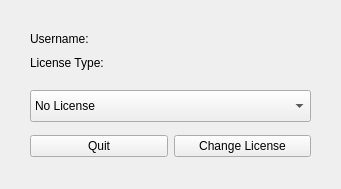
<?xml version="1.0" encoding="UTF-8"?>
<ui version="4.0">
 <class>accountWindow</class>
 <widget class="QWidget" name="accountWindow">
  <property name="geometry">
   <rect>
    <x>0</x>
    <y>0</y>
    <width>341</width>
    <height>189</height>
   </rect>
  </property>
  <property name="windowTitle">
   <string>Licensing</string>
  </property>
  <widget class="QWidget" name="layoutWidget">
   <property name="geometry">
    <rect>
     <x>30</x>
     <y>130</y>
     <width>281</width>
     <height>32</height>
    </rect>
   </property>
   <layout class="QHBoxLayout" name="horizontalLayout">
    <item>
     <widget class="QPushButton" name="gui_quit">
      <property name="text">
       <string>Quit</string>
      </property>
     </widget>
    </item>
    <item>
     <widget class="QPushButton" name="gui_upgradeLicense">
      <property name="text">
       <string>Change License</string>
      </property>
     </widget>
    </item>
   </layout>
  </widget>
  <widget class="QWidget" name="layoutWidget">
   <property name="geometry">
    <rect>
     <x>30</x>
     <y>30</y>
     <width>281</width>
     <height>42</height>
    </rect>
   </property>
   <layout class="QVBoxLayout" name="verticalLayout">
    <item>
     <widget class="QLabel" name="gui_username">
      <property name="text">
       <string>Username: </string>
      </property>
     </widget>
    </item>
    <item>
     <widget class="QLabel" name="gui_licenseState">
      <property name="text">
       <string>License Type:</string>
      </property>
     </widget>
    </item>
   </layout>
  </widget>
  <widget class="QComboBox" name="gui_licenseSelector">
   <property name="geometry">
    <rect>
     <x>30</x>
     <y>90</y>
     <width>281</width>
     <height>32</height>
    </rect>
   </property>
   <item>
    <property name="text">
     <string>No License</string>
    </property>
   </item>
   <item>
    <property name="text">
     <string>Standard License</string>
    </property>
   </item>
   <item>
    <property name="text">
     <string>Premium License</string>
    </property>
   </item>
  </widget>
 </widget>
 <resources/>
 <connections/>
</ui>
